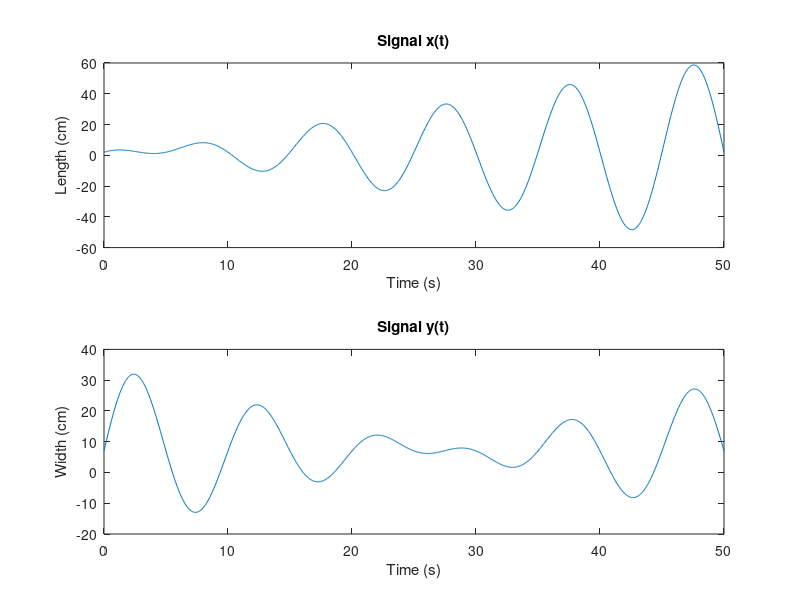

Write MATLAB code to recreate this figure.
% Define time vector
t = linspace(0, 50, 1000);

% Define x(t) and y(t) signals
r = sin(2*pi*t/10);
x = 2 + r - 0.293*r.*(t-3) - 1.414*r.*(t-4.414) - 0.293*r.*(t-5.828) ...
    + r.*(t-6.828) + r.*(t-7.828) - 0.413*r.*(t-9.828) ...
    + 0.143*r.*(t-15.659) - r.*(t-17.659) - r.*(t-20.659) ...
    + 0.106*r.*(t-22.659) - 0.106*r.*(t-27.132) + r.*(t-32.132);
y = 7 - 0.707*r.*(t-3) + 0.707*r.*(t-5.828) - r.*(t-6.828) ...
    + r.*(t-7.828) + 0.515*r.*(t-9.828) - 0.515*r.*(t-15.659) ...
    - r.*(t-17.659) + r.*(t-20.659) - 0.386*r.*(t-22.659) ...
    + 0.386*r.*(t-27.132) - r.*(t-32.132);

% Plot x(t) and y(t)
figure;
subplot(2,1,1);
plot(t, x);
xlabel('Time (s)');
ylabel('Length (cm)');
title('Signal x(t)');
subplot(2,1,2);
plot(t, y);
xlabel('Time (s)');
ylabel('Width (cm)');
title('Signal y(t)');
